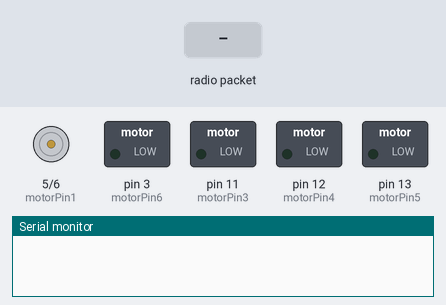
Simulated run of this sketch. Board: Arduino Uno, built with avr-gcc and run on an emulated ATmega328P. On the bench: motor-driver pin pairs drawn as motors (green arrow = first pin HIGH = forward, orange = second pin HIGH = backward, longer = more drive), switched loads named in the sketch (green lamp = pin HIGH), the last lines printed to the serial monitor. The inputs (shaded band) are chosen by the test bench. No radio packets arrive unless stated.

Above: at 1.8 s.
1.9 s: radio packet "1" arrives
At 2.8 s:
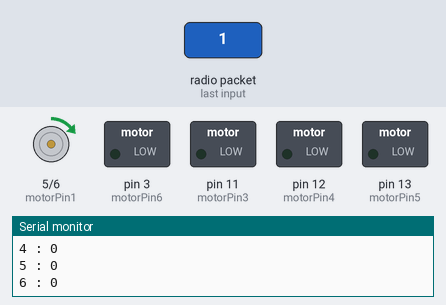
4.5 s: radio packet "90" arrives
At 5.6 s:
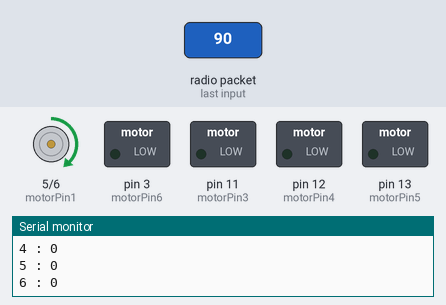
7.5 s: radio packet "200" arrives
At 8.8 s:
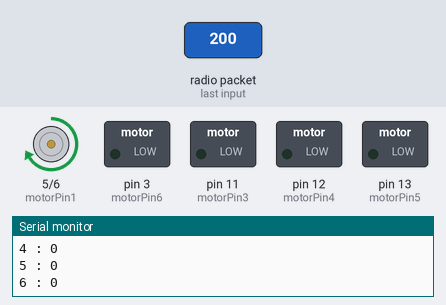
Timing chart, 0 to 10.5 s (numbered marks = the images above; inputs shaded):
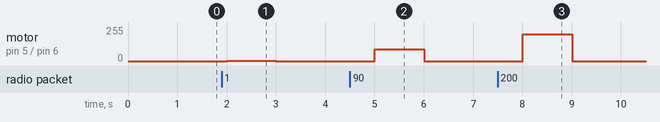

The sketch:

UNO.ino
```cpp
#include <VirtualWire.h>

int motorPin1 = 5;
int motorPin2 = 6;
int motorPin3 = 11;
int motorPin4 = 12;//without variation
int motorPin5 = 13;
int motorPin6 = 3;

int speed1 = 0;
int speed2 = 0;
int speed3 = 0;
int speed4 = 0;
int speed5 = 0;
int speed6 = 0;

int Sensor1Data;
int Sensor2Data;
int Sensor3Data;
int Sensor4Data;
int Sensor5Data;
int Sensor6Data;

char StringReceived[50];
int dataReceived[10];


void setup() {

  pinMode(motorPin1, OUTPUT);
  pinMode(motorPin2, OUTPUT);
  pinMode(motorPin3, OUTPUT);
  pinMode(motorPin4, OUTPUT);
  pinMode(motorPin5, OUTPUT);
  pinMode(motorPin6, OUTPUT);

  Serial.begin(115200);
  // VirtualWire
  // Initialise the IO and ISR
  // Required for DR3100

  // Bits per sec
  vw_setup(2000);
  vw_set_rx_pin(2);

  // Start the receiver PLL running
  vw_rx_start();

} // END void setup

void loop() {

  uint8_t buf[VW_MAX_MESSAGE_LEN];
  uint8_t buflen = VW_MAX_MESSAGE_LEN;
  int cnt = 0;

  for (int i = 0; i < 7; i++) {
    dataReceived[i] = 0;
  }

  //Taking the data from the control base
  if (vw_get_message(buf, &buflen))
  {
    //digitalWrite(13, true);
    int i;
    for (i = 0; i < buflen; i++)
    {
      StringReceived[i] = char(buf[i]);
      Serial.print(dataReceived[cnt]);
    }

    sscanf(StringReceived, "%d,%d,%d,%d,%d,%d", &Sensor1Data, &Sensor2Data, &Sensor3Data, &Sensor4Data, &Sensor5Data, &Sensor6Data); // Converts a string to an array
    //    Serial.print("StringReceived: ");
    //    Serial.println(StringReceived[0]);
    //    Serial.println(StringReceived[2]);
    // Turn off light to and await next message

    char *p = StringReceived;
    char *str;

    Serial.println("UNO receiving:");
    while ((str = strtok_r(p, ",", &p)) != "\n" && cnt++ < 6) { // delimiter is the semicolon

      //      cnt++;
      //      Serial.print(cnt);
      //      Serial.print(": ");
      //      Serial.println(str);

      dataReceived[cnt] = atoi(str);
      Serial.println(dataReceived[cnt]);
    }

    memset(StringReceived, 0, sizeof (StringReceived));// This line is for reset the StringReceived


    // moving motors
    for (int i = 1; i < 7; i++) {
      Serial.print(i);
      Serial.print(" : ");
      Serial.println(dataReceived[i]);

      if (i == 1) {
        int speed1 = dataReceived[i];
        analogWrite(motorPin1, speed1);
        //delay(500);
      }
      if (i == 2) {
        int speed2 = dataReceived[i];
        analogWrite(motorPin2, speed2);
        //delay(500);
      }
      if (i == 3) {
        int speed3 = dataReceived[i];
        analogWrite(motorPin3, speed3);
        //delay(500);
      }
      if (i == 4) {
        int speed4 = dataReceived[i];
        analogWrite(motorPin4, speed4);
        //delay(500);
      }
      if (i == 5) {
        int speed5 = dataReceived[i];
        analogWrite(motorPin5, speed5);
        //delay(500);
      }
      if (i == 6) {
        int speed6 = dataReceived[i];
        analogWrite(motorPin6, speed6);
        //delay(500);
      }
    }
  }
  delay(1000);
  analogWrite(motorPin1, 0);
  analogWrite(motorPin2, 0);
  analogWrite(motorPin3, 0);
  analogWrite(motorPin4, 0);
  analogWrite(motorPin5, 0);
  analogWrite(motorPin6, 0);
  //Serial.println("loop");
}
```

Measured:
- after the input at 1.9 s, motor on pin 5 (motorPin1) / pin 6 (motorPin2): stopped → forward 1/255 after 0.10 s, → stopped 1.0 s later
- after the input at 4.5 s, motor on pin 5 (motorPin1) / pin 6 (motorPin2): stopped → forward 90/255 after 0.50 s, → stopped 1.0 s later
- after the input at 7.5 s, motor on pin 5 (motorPin1) / pin 6 (motorPin2): stopped → forward 200/255 after 0.51 s, → stopped 1.0 s later
